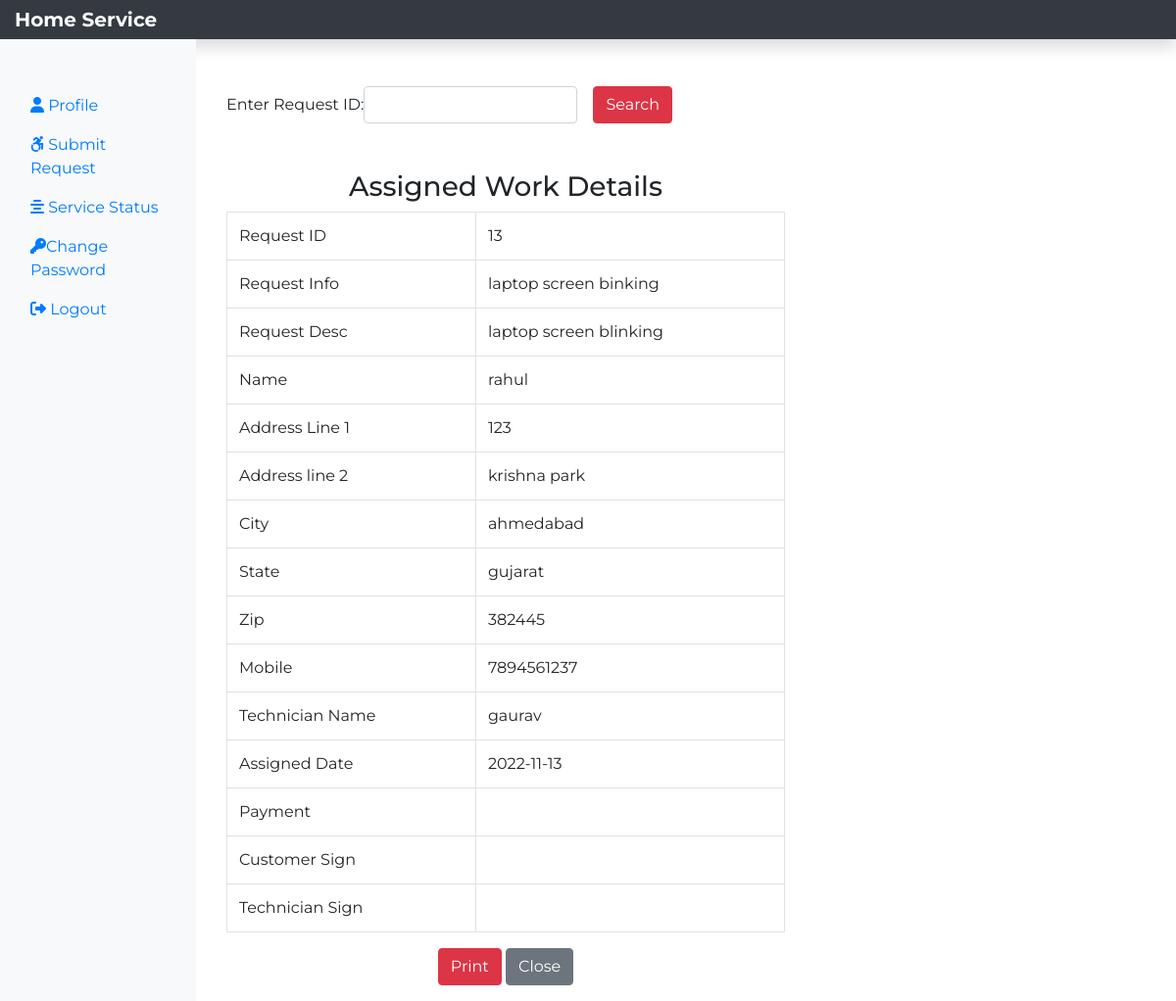
The app's page /service_status.php?checkid=13 (signed in) with its own data.
### tables this page shows
CREATE TABLE `assignwork` (
  `rno` int(11) NOT NULL,
  `request_id` int(11) NOT NULL,
  `request_info` text NOT NULL,
  `request_desc` text NOT NULL,
  `request_name` varchar(60) NOT NULL,
  `request_add1` text NOT NULL,
  `request_add2` text NOT NULL,
  `request_city` varchar(60) NOT NULL,
  `request_state` varchar(60) NOT NULL,
  `request_zip` int(11) NOT NULL,
  `request_email` varchar(60) NOT NULL,
  `request_mobile` bigint(20) NOT NULL,
  `assign_tech` varchar(60) NOT NULL,
  `assign_date` date NOT NULL
);

### service_status.php (the view, shortened to what this page needs)
<?php
include('dbconnect.php');
?>
<!DOCTYPE html>
<html lang="en">
<head>
    <link rel="stylesheet" href="style.css">
    <link rel="stylesheet" href="https://cdn.jsdelivr.net/npm/bootstrap@4.3.1/dist/css/bootstrap.min.css">
    <link rel="stylesheet" href="https://cdn.jsdelivr.net/npm/bootstrap@4.3.1/dist/css/bootstrap.min.css">
</head>
<body>
<nav class="navbar navbar-dark fied-top bg-dark flex-md-nowrap p-0 shadow">
   <a class="navbar-brand col-sm-3 col-md-2 mr-0" href="requestprofile.php"> Home Service</a></nav>
   <div class="container-fluid">
    <div class="row">
        <nav class="col-sm-2 bg-light sidebar py-5 d-print-none ">
            <div class="sidebar sticky">
                <ul class="nav flex-column">
                <li class="nav-item"><a class="nav-link" href="requestprofile.php"><i class="fas fa-user"></i>&nbsp;Profile</a></li>
                    <li class="nav-item"><a class="nav-link" href="submitreq.php"><i class="fab fa-accessible-icon"></i>&nbsp;Submit Request</a></li>
                    <li class="nav-item"><a class="nav-link" href="service_status.php"><i class="fas fa-align-center"></i>&nbsp;Service Status <ion-icon name="arrow-forward-outline"></ion-icon></a></li>
                    <li class="nav-item"><a class="nav-link" href="changepas.php"><i class="fas fa-key"></i>Change Password</a></li>
                    <li class="nav-item"><a class="nav-link" href="logout.php"><i class="fas fa-sign-out-alt"></i>&nbsp;Logout</a></li>
                </ul>
            </div>
        </nav>
<div class="col-sm-6 mt-5 mx-3">
    <form action="" method="POST" class="form-inline d-print-none">
        <div class="form-group mr-3">
            <label for="checkid">Enter Request ID:</label>
            <input type="number" class="form-control" name="checkid" id="checkid">
        </div>
        <button type="submit" class="btn btn-danger">Search</button>
    </form>
<?php
if(isset($_REQUEST['checkid'])){
    if($_REQUEST['checkid'] == ""){
       $msg = '<div class="alert alert-warning col-sm-6 ml-5 mt-2" role="alert">Fill All Fields</div>';
    }
    else{
        $re_id=$_REQUEST['checkid'];
       $sql ="SELECT * FROM assignwork where request_id =$re_id ";
   $result = $conn->query($sql);
    $row = $result->fetch_assoc();
if(isset($row['request_id'])  == $re_id){
?>
<h3 class="text-center mt-5">Assigned Work Details</h3>
<table class="table table-bordered">
    <tbody>
        <tr>
            <td>Request ID</td>
            <td><?php if(isset($row['request_id'])) {echo $row['request_id'];}  ?></td>
        </tr>
        <tr>
            <td>Request Info</td>
            <td><?php if(isset($row['request_info'])) {echo $row['request_info'];}  ?></td>
        </tr>
        <tr>
            <td>Request Desc</td>
            <td><?php if(isset($row['request_desc'])) {echo $row['request_desc'];}  ?></td>
        </tr>
        <tr>
            <td>Name</td>
            <td><?php if(isset($row['request_name'])) {echo $row['request_name'];}  ?></td>
        </tr>
        <tr>
            <td>Address Line 1</td>
            <td><?php if(isset($row['request_add1'])) {echo $row['request_add1'];}  ?></td>
        </tr>
        <tr>
            <td>Address line 2</td>
            <td><?php if(isset($row['request_add2'])) {echo $row['request_add2'];}  ?></td>
        </tr>
        <tr>
            <td>City</td>
            <td><?php if(isset($row['request_city'])) {echo $row['request_city'];}  ?></td>
        </tr>
        <tr>
            <td>State</td>
            <td><?php if(isset($row['request_state'])) {echo $row['request_state'];}  ?></td>
        </tr>
        <tr>
            <td>Zip</td>
            <td><?php if(isset($row['request_zip'])) {echo $row['request_zip'];}  ?></td>
        </tr>
        <tr>
            <td>Mobile</td>
            <td><?php if(isset($row['request_mobile'])) {echo $row['request_mobile'];}  ?></td>
        </tr>
        <tr>
            <td>Technician Name</td>
            <td><?php if(isset($row['assign_tech'])) {echo $row['assign_tech'];}  ?></td>
        </tr>
        <tr>
            <td>Assigned Date</td>
            <td><?php if(isset($row['assign_date'])) {echo $row['assign_date'];}  ?></td>
        </tr>
        <tr>
            <td>Payment</td>
            <td><?php if(isset($row['request_payment'])) {echo $row['request_payment'];}  ?></td>
        </tr>
        <tr>
            <td>Customer Sign</td>
            <td></td>
        </tr>
        <tr>
            <td>Technician Sign</td>
            <td></td>
        </tr>
    </tbody>
</table>
<div class="text-center">
    <form action="" class="mb-3 d-print-none">
        <input class="btn btn-danger" type="submit" value="Print"onClick="window.print()">
        <input class="btn btn-secondary" type="submit" value="Close">
    </form>
</div>
<?php }else{
   echo '<div class="alert alert-info mt-4">Your request is Still Pending</div>';
}
    }
}?>
</div>
    </div>
   </div>
</body>
</html>

### style.css (style rules this page uses)
* { margin: 0; padding: 0; box-sizing: border-box; font-family: 'Montserrat', sans-serif; }
.navbar-brand { font-weight: bold; }

### records on screen
assignwork: request "13", request_info "laptop screen binking", request_desc "laptop screen blinking", request_name "rahul", request_add1 "123", request_add2 "krishna park", request_city "ahmedabad", request_state "gujarat", request_zip "382445", request_mobile "7894561237", assign_tech "gaurav", assign_date "2022-11-13"
